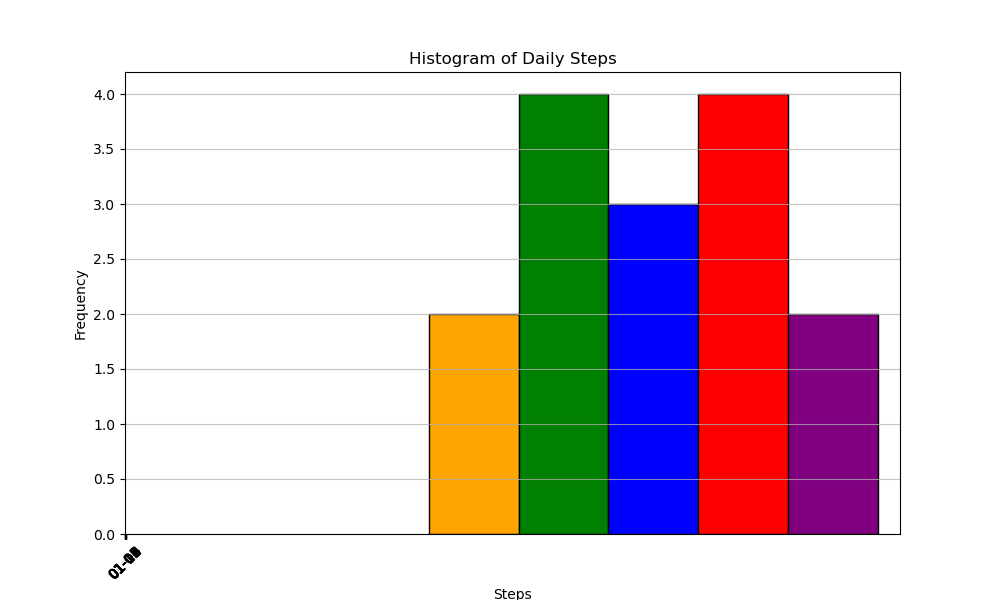

Source code (Python):

import matplotlib.pyplot as plt 
from datetime import datetime

# Provided data
data = [
    {'Date': '2023-01-01', ' Steps': 4750},
    {'Date': '2023-01-02', ' Steps': 8300},
    {'Date': '2023-01-03', ' Steps': 6900},
    {'Date': '2023-01-04', ' Steps': 7800},
    {'Date': '2023-01-05', ' Steps': 5600},
    {'Date': '2023-01-06', ' Steps': 8500},
    {'Date': '2023-01-07', ' Steps': 9000},
    {'Date': '2023-01-08', ' Steps': 4000},
    {'Date': '2023-01-09', ' Steps': 7500},
    {'Date': '2023-01-10', ' Steps': 5500},
    {'Date': '2023-01-11', ' Steps': 6200},
    {'Date': '2023-01-12', ' Steps': 8700},
    {'Date': '2023-01-13', ' Steps': 9900},
    {'Date': '2023-01-14', ' Steps': 7500},
    {'Date': '2023-01-15', ' Steps': 5300}
]

# Parse the steps data
steps = [entry[' Steps'] for entry in data]

# Creating the histogram
plt.figure(figsize=(10, 6))   # Set the figure size
n, bins, patches = plt.hist(steps, bins=5, color='skyblue', edgecolor='black')

# Assigning different colors for each bar in histogram
colors = ['orange', 'green', 'blue', 'red', 'purple']
for patch, color in zip(patches, colors):
    patch.set_facecolor(color)

# Adding gridlines
plt.grid(axis='y', alpha=0.75)

# Adding labels and title
plt.xlabel('Steps')
plt.ylabel('Frequency')
plt.title('Histogram of Daily Steps')

# Defining the date format for x-axis
def format_func(value, tick_number):
    # Find the closest integer tick to the current one
    index = int(round(value))
    if 0 <= index < len(data):
        date_str = data[index]['Date']
        return datetime.strptime(date_str, '%Y-%m-%d').strftime('%m-%d')
    return ''

# Adding x ticks
plt.xticks(ticks=np.arange(len(data)), labels=[format_func(i, None) for i in range(len(data))], rotation=45)

# Annotating data points with number of steps
for i in range(len(data)):
    plt.text(i, steps[i], str(steps[i]), ha='center', va='bottom')

# Show the plot
plt.tight_layout()
plt.show()
